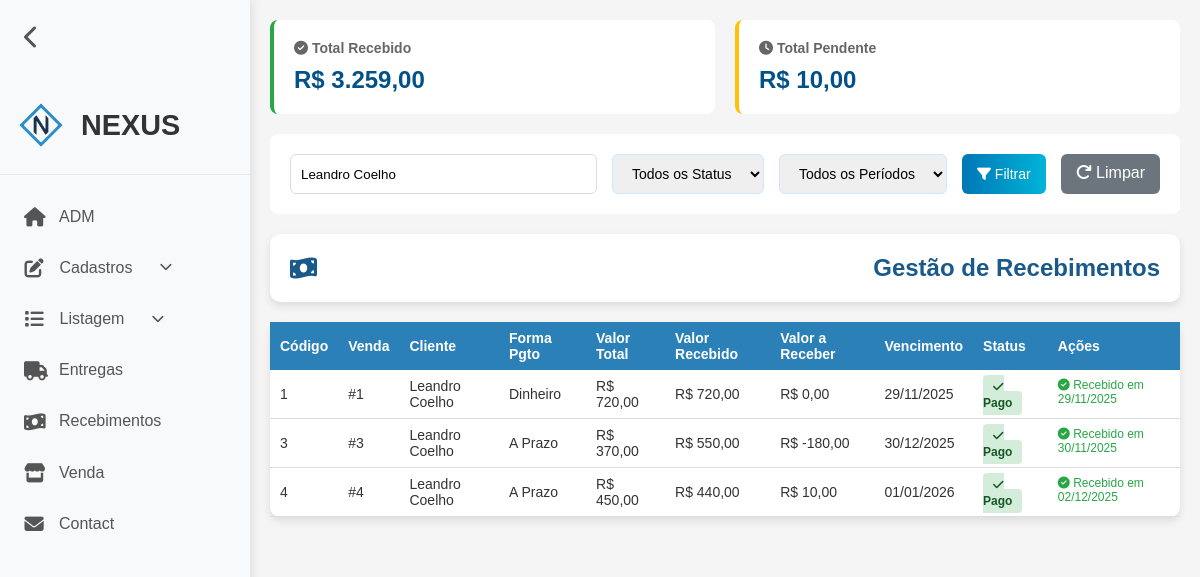
The app's page /recebimento_listar.php?buscaCliente=Leandro Coelho (signed in) with its own data.
### tables this page shows
CREATE TABLE `recebimentos` (
  `codigo` int(11) NOT NULL,
  `status` tinyint(1) NOT NULL DEFAULT 1,
  `formaDeRecebimento` varchar(45) NOT NULL,
  `valorRecebido` double NOT NULL,
  `valorReceber` double NOT NULL,
  `dataVencimento` date NOT NULL,
  `dataRecebimento` date NOT NULL,
  `idVenda` int(11) NOT NULL
);

CREATE TABLE `vendas` (
  `numeroDaVenda` int(11) NOT NULL,
  `status` tinyint(1) NOT NULL DEFAULT 1,
  `data/hora` datetime NOT NULL DEFAULT current_timestamp(),
  `valorTotal` double NOT NULL,
  `formaDeRecebimento` varchar(45) NOT NULL,
  `observacoes` varchar(100) DEFAULT NULL,
  `dataHoraEntrega` datetime DEFAULT NULL,
  `enderecoEntrega` varchar(100) DEFAULT NULL,
  `statusEntrega` tinyint(1) NOT NULL,
  `idFuncionario` int(11) NOT NULL,
  `idCliente` int(11) NOT NULL
);

CREATE TABLE `cliente` (
  `codigo` int(11) NOT NULL,
  `status` tinyint(1) NOT NULL DEFAULT 1,
  `cpf_cnpj` varchar(20) NOT NULL,
  `nome` varchar(100) NOT NULL,
  `logradouro` varchar(45) NOT NULL,
  `endereco` varchar(100) NOT NULL,
  `cep` varchar(45) NOT NULL,
  `bairro` varchar(60) NOT NULL,
  `cidade` varchar(50) NOT NULL,
  `uf` varchar(2) NOT NULL,
  `telefone` varchar(20) NOT NULL,
  `email` varchar(254) DEFAULT NULL
);

### recebimento_listar.php (the view, shortened to what this page needs)
<?php
require_once("conexao.php");
$buscaCliente = isset($_GET['buscaCliente']) ? $_GET['buscaCliente'] : '';
$sql = "SELECT
    r.codigo,
    r.formaDeRecebimento,
    r.valorRecebido,
    r.valorReceber,
    r.dataVencimento,
    r.dataRecebimento,
    r.status,
    v.numeroDaVenda,
    v.valorTotal,
    c.nome as nomeCliente,
    c.codigo as codigoCliente
FROM recebimentos r
INNER JOIN vendas v ON r.idVenda = v.numeroDaVenda
INNER JOIN cliente c ON v.idCliente = c.codigo
WHERE 1=1";
if ($buscaCliente !== '') {
    $sql .= " AND (c.nome LIKE '%$buscaCliente%' OR c.codigo LIKE '%$buscaCliente%')";
}
$sql .= " ORDER BY r.codigo ASC";
$resultado = mysqli_query($conexao, $sql);
$sqlTotais = "SELECT
    SUM(CASE WHEN status = 1 THEN valorRecebido ELSE 0 END) as totalRecebido,
    SUM(CASE WHEN status = 0 THEN valorReceber ELSE 0 END) as totalPendente
FROM recebimentos";
$resultTotais = mysqli_query($conexao, $sqlTotais);
$totais = mysqli_fetch_assoc($resultTotais);
?>
<!DOCTYPE html>
<html lang="pt-BR">
<head>
    <link rel="stylesheet" href="assets/css/listar.css">
    <link rel="stylesheet" href="assets/css/reset.css">
    <link rel="stylesheet" href="assets/css/header.css">
    <link rel="stylesheet" href="assets/css/filtro.css">
    <link rel="stylesheet" href="https://cdnjs.cloudflare.com/ajax/libs/font-awesome/6.4.0/css/all.min.css">
</head>
<body>
    <?php require_once("header.php"); ?>
    <div class="container">
        <div class="stats-cards">
            <div class="stat-card recebido">
                <h3><i class="fas fa-check-circle"></i> Total Recebido</h3>
                <div class="value">R$ <?= number_format($totais['totalRecebido'] ?? 0, 2, ',', '.') ?></div>
            </div>
            <div class="stat-card pendente">
                <h3><i class="fas fa-clock"></i> Total Pendente</h3>
                <div class="value">R$ <?= number_format($totais['totalPendente'] ?? 0, 2, ',', '.') ?></div>
            </div>
        </div>
        <div class="filter-bar">
            <form method="GET" style="display: flex; gap: 15px; flex-wrap: wrap; width: 100%;">
                <input type="text" name="buscaCliente" placeholder="Pesquisar por cliente (nome ou código)..." value="<?= $buscaCliente ?>" style="padding: 10px; border: 1px solid #ddd; border-radius: 6px; flex: 1; min-width: 250px;">
                <select name="status">
                    <option value="">Todos os Status</option>
                </select>
                <select name="periodo">
                    <option value="">Todos os Períodos</option>
                </select>
                <button type="submit">
                    <i class="fas fa-filter"></i> Filtrar
                </button>
                <a href="recebimento_listar.php" style="padding: 10px 15px; background: #6c757d; color: white; text-decoration: none; border-radius: 6px;">
                    <i class="fas fa-redo"></i> Limpar
                </a>
            </form>
        </div>
        <div class="card">
            <div class="card-body">
                <h5 class="title">
                    <i class="fas fa-money-bill-wave"></i> Gestão de Recebimentos
                </h5>
            </div>
        </div>
        <table class="table-container">
            <thead>
                <tr>
                    <th>Código</th>
                    <th>Venda</th>
                    <th>Cliente</th>
                    <th>Forma Pgto</th>
                    <th>Valor Total</th>
                    <th>Valor Recebido</th>
                    <th>Valor a Receber</th>
                    <th>Vencimento</th>
                    <th>Status</th>
                    <th>Ações</th>
                </tr>
            </thead>
            <tbody>
                <?php while ($linha = mysqli_fetch_assoc($resultado)) {
                    $hoje = date('Y-m-d');
                    $vencido = $linha['dataVencimento'] < $hoje && $linha['status'] == 0;
                ?>
                <tr style="<?= $vencido ? 'background-color: #fff5f5;' : '' ?>">
                    <td><?= $linha['codigo'] ?></td>
                    <td>#<?= $linha['numeroDaVenda'] ?></td>
                    <td><?= $linha['nomeCliente'] ?></td>
                    <td><?= $linha['formaDeRecebimento'] ?></td>
                    <td>R$ <?= number_format($linha['valorTotal'], 2, ',', '.') ?></td>
                    <td>R$ <?= number_format($linha['valorRecebido'], 2, ',', '.') ?></td>
                    <td>R$ <?= number_format($linha['valorReceber'], 2, ',', '.') ?></td>
                    <td><?= date('d/m/Y', strtotime($linha['dataVencimento'])) ?></td>
                    <td>
                        <?php if ($linha['status'] == 1) { ?>
                            <span class="status-badge pago">
                                <i class="fas fa-check"></i> Pago
                            </span>
                        <?php } elseif ($vencido) { ?>
                            <span class="status-badge vencido">
                                <i class="fas fa-exclamation-triangle"></i> Vencido
                            </span>
                        <?php } else { ?>
                            <span class="status-badge pendente">
                                <i class="fas fa-clock"></i> Pendente
                            </span>
                        <?php } ?>
                    </td>
                    <td class="actions">
                        <?php if ($linha['status'] == 0) { ?>
                            <a href="recebimento_registrar.php?codigo=<?= $linha['codigo'] ?>" class="btn-receber">
                                <i class="fas fa-dollar-sign"></i> Receber
                            </a>
                        <?php } else { ?>
                            <span style="color: #28a745; font-size: 12px;">
                                <i class="fas fa-check-circle"></i> Recebido em <?= date('d/m/Y', strtotime($linha['dataRecebimento'])) ?>
                            </span>
                        <?php } ?>
                    </td>
                </tr>
                <?php } ?>
            </tbody>
        </table>
    </div>
</body>
</html>

### assets/css/listar.css (style rules this page uses)
:root { --azul-principal: #2c80b8; --azul-claro: #e6f2fa; --azul-escuro: #1a5a8a; --branco: #ffffff; --cinza-claro: #f5f5f5; --cinza-texto: #666666; --verde-sucesso: #28a745; --amarelo-alerta: #ffc107; --vermelho-perigo: #dc3545; }
body { background-color: var(--cinza-claro); color: #333; min-height: 100vh; }
.container { max-width: 1600px; margin: 0 auto; padding: 20px; min-height: 100vh; display: flex; flex-direction: column; }
.card { background-color: var(--branco); border-radius: 10px; box-shadow: 0 4px 8px rgba(0, 0, 0, 0.1); margin-bottom: 20px; overflow: hidden; }
.card-body { padding: 20px; }
.title { display: flex; justify-content: space-between; align-items: center; font-size: 24px; font-weight: 600; color: var(--azul-escuro); }
.table-container { overflow-x: auto; background-color: var(--branco); border-radius: 10px; box-shadow: 0 4px 8px rgba(0, 0, 0, 0.1); }
table { width: 100%; border-collapse: collapse; }
thead { background-color: var(--azul-principal); color: var(--branco); }
th, td { padding: 12px 15px; text-align: left; }
th { font-weight: 600; position: sticky; top: 0; }
tbody tr { transition: background-color 0.3s; border-bottom: 1px solid #ddd; }
.actions { display: flex; gap: 10px; }
@media (max-width: 1200px) { .table-container { font-size: 14px; } }
@media (max-width: 1200px) { th, td { padding: 8px 10px; } }

### assets/css/header.css (style rules this page uses)
* { font-family: 'Arial', sans-serif; }
body { display: flex; min-height: 100vh; transition: margin-left 0.3s ease; margin-left: 250px; }

### assets/css/filtro.css (style rules this page uses)
.filter-bar { background: white; padding: 20px; border-radius: 8px; margin-bottom: 20px; display: flex; gap: 15px; flex-wrap: wrap; align-items: center; }
.filter-bar select, .filter-bar button { padding: 10px 15px; border: 1px solid #cce7ff; border-radius: 6px; font-size: 14px; }
.filter-bar button { background: linear-gradient(to right, #0077b6, #00b4d8); color: white; cursor: pointer; border: none; }
.stats-cards { display: grid; grid-template-columns: repeat(auto-fit, minmax(250px, 1fr)); gap: 20px; margin-bottom: 20px; }
.stat-card { background: white; padding: 20px; border-radius: 8px; border-left: 4px solid; }
.stat-card.recebido { border-color: #28a745; }
.stat-card.pendente { border-color: #ffc107; }
.stat-card h3 { color: #666; font-size: 14px; margin-bottom: 10px; }
.stat-card .value { font-size: 24px; font-weight: bold; color: #005288; }
.status-badge { padding: 5px 10px; border-radius: 4px; font-size: 12px; font-weight: 600; }
.status-badge.pago { background: #d4edda; color: #155724; }

### records on screen
recebimentos: codigo "1", idVenda.numeroDaVenda "1", cliente.nome "Leandro Coelho", formaDeRecebimento "Dinheiro", idVenda.valorTotal "720,00", valorRecebido "720,00", valorReceber "0,00", dataVencimento "29/11/2025", status 1 (drawn), dataRecebimento "29/11/2025"
recebimentos: codigo "3", idVenda.numeroDaVenda "3", cliente.nome "Leandro Coelho", formaDeRecebimento "A Prazo", idVenda.valorTotal "370,00", valorRecebido "550,00", valorReceber "-180,00", dataVencimento "30/12/2025", status 1 (drawn), dataRecebimento "30/11/2025"
recebimentos: codigo "4", idVenda.numeroDaVenda "4", cliente.nome "Leandro Coelho", formaDeRecebimento "A Prazo", idVenda.valorTotal "450,00", valorRecebido "440,00", valorReceber "10,00", dataVencimento "01/01/2026", status 1 (drawn), dataRecebimento "02/12/2025"

### other values on screen
$totais['totalRecebido'] "3.259,00"
$totais['totalPendente'] "10,00"
